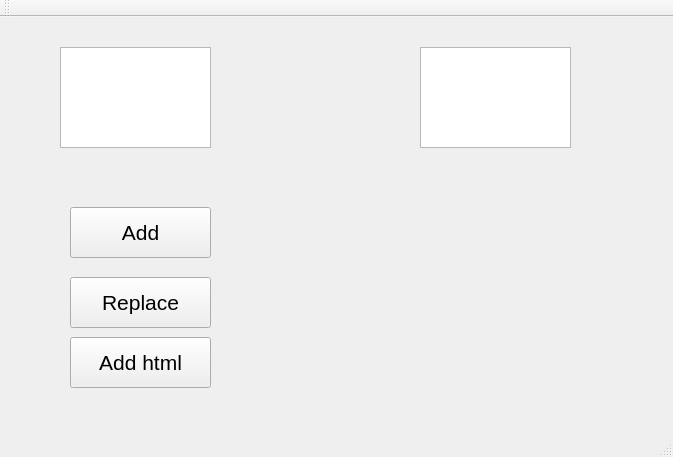
<?xml version="1.0" encoding="UTF-8"?>
<ui version="4.0">
 <class>MainWindow</class>
 <widget class="QMainWindow" name="MainWindow">
  <property name="geometry">
   <rect>
    <x>0</x>
    <y>0</y>
    <width>673</width>
    <height>457</height>
   </rect>
  </property>
  <property name="windowTitle">
   <string>MainWindow</string>
  </property>
  <widget class="QWidget" name="centralWidget">
   <widget class="QPlainTextEdit" name="plainTextEdit">
    <property name="geometry">
     <rect>
      <x>60</x>
      <y>30</y>
      <width>151</width>
      <height>101</height>
     </rect>
    </property>
   </widget>
   <widget class="QPlainTextEdit" name="plainTextEdit_2">
    <property name="geometry">
     <rect>
      <x>420</x>
      <y>30</y>
      <width>151</width>
      <height>101</height>
     </rect>
    </property>
   </widget>
   <widget class="QPushButton" name="pushButton">
    <property name="geometry">
     <rect>
      <x>70</x>
      <y>190</y>
      <width>141</width>
      <height>51</height>
     </rect>
    </property>
    <property name="font">
     <font>
      <pointsize>16</pointsize>
     </font>
    </property>
    <property name="text">
     <string>Add</string>
    </property>
   </widget>
   <widget class="QPushButton" name="pushButton_2">
    <property name="geometry">
     <rect>
      <x>70</x>
      <y>260</y>
      <width>141</width>
      <height>51</height>
     </rect>
    </property>
    <property name="font">
     <font>
      <pointsize>16</pointsize>
     </font>
    </property>
    <property name="text">
     <string>Replace</string>
    </property>
   </widget>
   <widget class="QPushButton" name="pushButton_3">
    <property name="geometry">
     <rect>
      <x>70</x>
      <y>320</y>
      <width>141</width>
      <height>51</height>
     </rect>
    </property>
    <property name="font">
     <font>
      <pointsize>16</pointsize>
     </font>
    </property>
    <property name="text">
     <string>Add html</string>
    </property>
   </widget>
  </widget>
  <widget class="QMenuBar" name="menuBar">
   <property name="geometry">
    <rect>
     <x>0</x>
     <y>0</y>
     <width>673</width>
     <height>21</height>
    </rect>
   </property>
  </widget>
  <widget class="QToolBar" name="mainToolBar">
   <attribute name="toolBarArea">
    <enum>TopToolBarArea</enum>
   </attribute>
   <attribute name="toolBarBreak">
    <bool>false</bool>
   </attribute>
  </widget>
  <widget class="QStatusBar" name="statusBar"/>
 </widget>
 <layoutdefault spacing="6" margin="11"/>
 <resources/>
 <connections/>
</ui>
